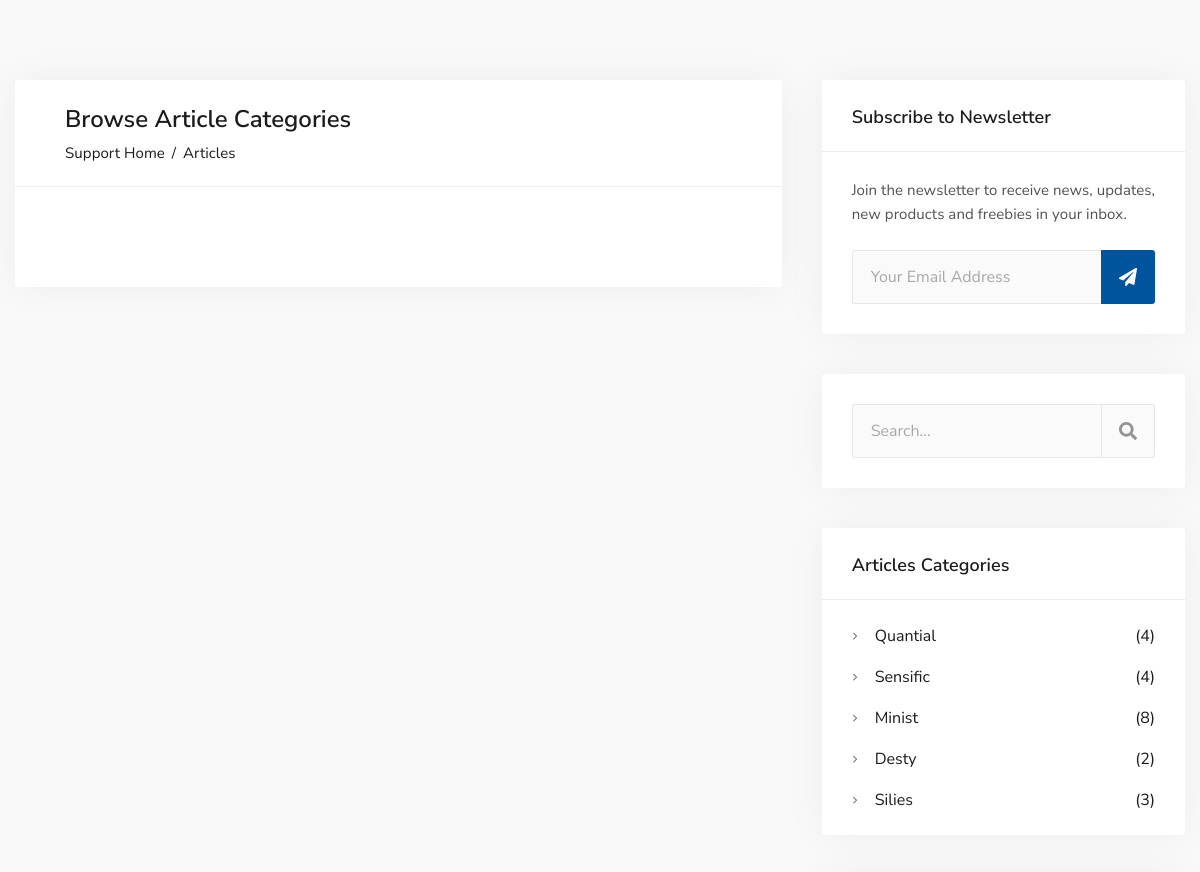
Page /knowledgebase.php (middle part) on the earlier database version.
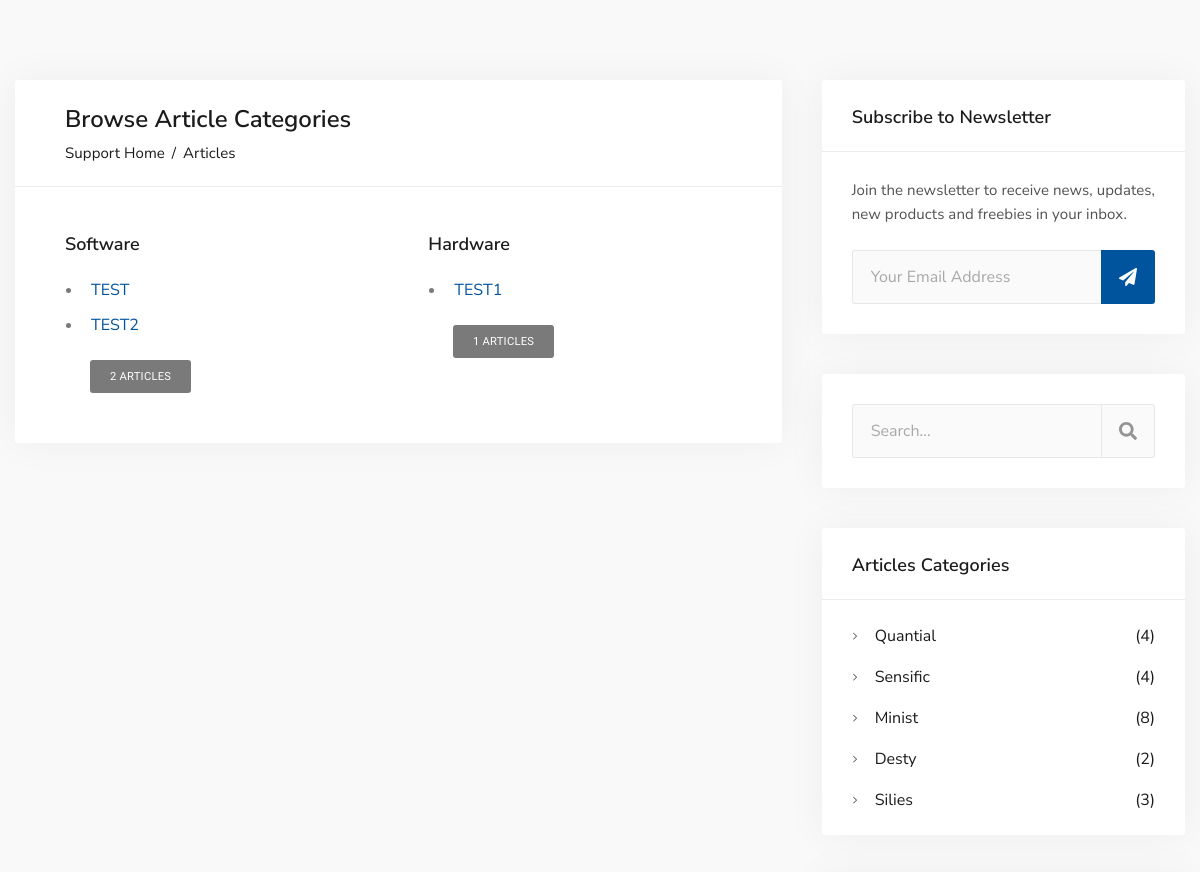
Same page on the later database version.
### tables this page shows
CREATE TABLE `articles` (
  `id` int(11) NOT NULL,
  `title` varchar(255) NOT NULL,
  `content` text NOT NULL,
  `category` varchar(100) NOT NULL,
  `date_published` datetime NOT NULL DEFAULT current_timestamp(),
  `view_count` int(11) NOT NULL,
  `helpful` int(11) NOT NULL
);

### knowledgebase.php (the view, shortened to what the changed rows need)
<!DOCTYPE html>
<html lang="en">
<head>
    <link rel="stylesheet" href="assets/vendor/bootstrap/dist/css/bootstrap.min.css">
    <link rel="stylesheet" href="assets/vendor/fancybox/dist/jquery.fancybox.min.css">
    <link rel="stylesheet" href="assets/vendor/pixeden-stroke-7-icon/pe-icon-7-stroke/dist/pe-icon-7-stroke.min.css">
    <link rel="stylesheet" type="text/css" href="assets/vendor/swiper/dist/css/swiper.min.css">
    <link rel="stylesheet" type="text/css" href="assets/vendor/bootstrap-select/dist/css/bootstrap-select.min.css">
    <link rel="stylesheet" type="text/css" href="assets/vendor/dropzone/dist/min/dropzone.min.css">
    <link rel="stylesheet" type="text/css" href="assets/vendor/quill/dist/quill.snow.css">
    <link rel="stylesheet" href="assets/css/amdesk.css">
    <link rel="stylesheet" href="assets/css/custom.css">
</head>
<body>
<?php
include ('php_scripts\header.php');
?>
    <div class="dx-main">
<div class="dx-box-5 pb-100 bg-grey-6">
        <div class="container">
            <div class="row vertical-gap md-gap">
            <?php
$sql = "SELECT DISTINCT category FROM articles";
$result = mysqli_query($conn, $sql);
?>
<div class="col-lg-8">
    <div class="dx-box dx-box-decorated">
        <div class="dx-blog-post">
            <div class="dx-blog-post-box pt-30 pb-30">
                <h2 class="h4 mnt-5 mb-8">Browse Article Categories</h2>
            </div>
            <div class="dx-blog-post-box">
                <div class="row vertical-gap lg-gap">
                    <?php
                    while ($row = mysqli_fetch_assoc($result)) {
                        echo '<div class="col-sm-6">';
                        echo '<div class="dx-article dx-article-list">';
                        echo '<h3 class="h6 dx-article-title">' . $row['category'] . '</h3>';
                        $category = $row['category'];
                        $articleSql = "SELECT title FROM articles WHERE category = '$category' LIMIT 3";
                        $articleResult = mysqli_query($conn, $articleSql);
                        echo '<ul class="dx-list">';
                        while ($articleRow = mysqli_fetch_assoc($articleResult)) {
                            echo '<li><a href="single-article.html">' . $articleRow['title'] . '</a></li>';
                        }
                        echo '</ul>';
                        echo '<a href="all-articles.php?category=' . urlencode($row['category']) . '" class="dx-btn dx-btn-xs dx-btn-grey-1 dx-article-btn">' . mysqli_num_rows($articleResult) . ' Articles</a>';
                        echo '</div>';
                        echo '</div>';
                    }
                    ?>
                </div>
            </div>
        </div>
    </div>
</div>
            </div>
        </div>
    </div>
<?php
include ('php_scripts\footer.php');
 ?>
</body>
</html>

Differences in the rows shown:
added articles: title "TEST", shown under "Software"
added articles: title "TEST2", shown under "Software"
added articles: title "TEST1", shown under "Hardware"
Other differences:
new list line: "Software 2 ARTICLES"
new list line: "Hardware 1 ARTICLES"
